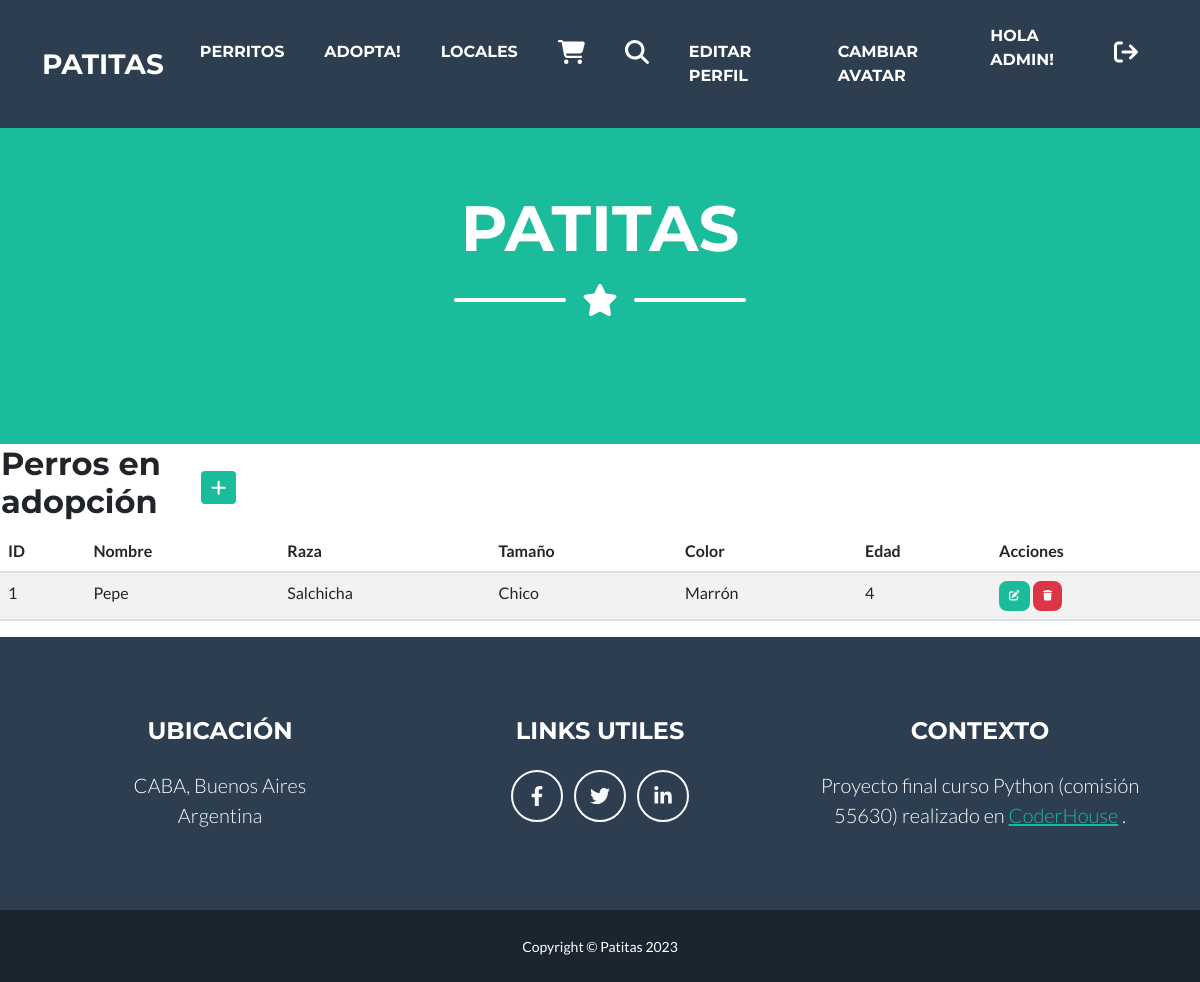
Screenshot of /perro/ (signed in) with the database file from the repository.
### aplicacion/models.py (models this page shows, shortened)
class Perro(models.Model):
    nombre = models.CharField(max_length=50)
    raza = models.CharField(max_length=50)
    edad = models.IntegerField()
    tamanio = models.CharField(max_length=50)
    color = models.CharField(max_length=50)
    class Meta:
        ordering = ['tamanio']

### aplicacion/views.py (the view)
# urls.py: path('perro/', PerroList.as_view(), name="perro" ),
class PerroList(LoginRequiredMixin, ListView):
    model = Perro

### aplicacion/templates/aplicacion/perro_list.html (shortened to what this page needs)
{% extends 'aplicacion/base.html' %}
{% load static %}
{% block titulo_principal %}Patitas{% endblock titulo_principal %}
{% block formulario %}
    <table>
        <tr>
            <td width="200"><h2>Perros en adopción</h2></td>
            <td>
                <a
                href="{% url 'create_perro' %}"
                class="btn btn-primary btn-sm"
                ><i class="fa fa-plus fa-lg" title="New Record"> </i>
                </a>
            </td>
        </tr>
    </table>
    <table class="table table-striped">
        <thead>
            <tr>
                <th>ID</th>
                <th>Nombre</th>
                <th>Raza</th>
                <th>Tamaño</th>
                <th>Color</th>
                <th>Edad</th>
                <th>Acciones</th>
            </tr>
        </thead>
        <tbody>
        {% for per in perro_list %}
        <tr>
            <td>{{ per.id }}</td>
            <td>{{ per.nombre }}</td>
            <td>{{ per.raza }}</td>
            <td>{{ per.tamanio }}</td>
            <td>{{ per.color }}</td>
            <td>{{ per.edad }}</td>
            <td>
                <a
                href="{% url 'update_perro' per.id %}"
                class="btn btn-primary"
                style="--bs-btn-padding-y: .25rem; --bs-btn-padding-x: .5rem; --bs-btn-font-size: .75rem;"
                ><i class="fa fa-edit fa-sm" title="Edit Record"></i>
                </a>
                <a
                href="{% url 'delete_perro' per.id %}"
                class="btn btn-danger"
                style="--bs-btn-padding-y: .25rem; --bs-btn-padding-x: .5rem; --bs-btn-font-size: .75rem;"
                ><i class="fa fa-trash fa-sm" title="Delete Record"></i>
                </a>
            </td>
        </tr>
        {% endfor %}
        </tbody>
    </table>
{% endblock formulario %}

### aplicacion/templates/aplicacion/base.html (shortened to what this page needs)
<!DOCTYPE html>
<html lang="en">
    <head>
        {% load static %}
        <link href="{% static 'aplicacion/css/styles.css' %}" rel="stylesheet" />
    </head>
    <body id="page-top">
        <nav class="navbar navbar-expand-lg bg-secondary text-uppercase fixed-top" id="mainNav">
            <div class="container">
                <a class="navbar-brand" href="{% url 'home' %}">Patitas</a>
                <div class="collapse navbar-collapse" id="navbarResponsive">
                    <ul class="navbar-nav ms-auto">
                        {% if user.is_authenticated %}
                        <li class="nav-item mx-0 mx-lg-1"><a class="nav-link py-3 px-0 px-lg-3 rounded" href="{% url 'perro' %}">Perritos</a></li>
                        <li class="nav-item mx-0 mx-lg-1"><a class="nav-link py-3 px-0 px-lg-3 rounded" href="{% url 'adoptante' %}">Adopta!</a></li>
                        <li class="nav-item mx-0 mx-lg-1"><a class="nav-link py-3 px-0 px-lg-3 rounded" href="{% url 'local' %}">Locales</a></li>
                        <li class="nav-item mx-0 mx-lg-1"><a class="nav-link py-3 px-0 px-lg-3 rounded" href="{% url 'articulo' %}"><i class="fa-solid fa-cart-shopping fa-xl" style="color: #ffffff;"></i></a></li>
                        <li class="nav-item mx-0 mx-lg-1"><a class="nav-link py-3 px-0 px-lg-3 rounded" href="{% url 'buscar_articulo' %}"><i class="fa-solid fa-magnifying-glass fa-xl" style="color: #ffffff;"></i></a></li>
                        <li class="nav-item mx-0 mx-lg-1"><a class="nav-link py-3 px-0 px-lg-3 rounded" href="{% url 'editar_perfil' %}">Editar perfil</a></li>
                        <li class="nav-item mx-0 mx-lg-1"><a class="nav-link py-3 px-0 px-lg-3 rounded" href="{% url 'agregar_avatar' %}">Cambiar avatar</a></li>
                        <p style="color:white">Hola {{user.username}}!</p>
                        <li class="nav-item mx-0 mx-lg-1"><a class="nav-link py-3 px-0 px-lg-3 rounded" href="{% url 'logout' %}"><i class="fa-solid fa-arrow-right-from-bracket fa-xl" style="color: #ffffff;"></i></a></li>
                    {% endif %}
                    </ul>
                </div>
            </div>
        </nav>
        <header class="masthead bg-primary text-white text-center">
            <div class="container d-flex align-items-center flex-column">
                <h1 class="masthead-heading text-uppercase mb-0">{% block titulo_principal %} Bienvenido {% endblock titulo_principal %}</h1>
                <div class="divider-custom divider-light">
                    <div class="divider-custom-line"></div>
                    <div class="divider-custom-icon"><i class="fas fa-star"></i></div>
                    <div class="divider-custom-line"></div>
                </div>
            </div>
        </header>
        {% block formulario %}{% endblock formulario %}
        {% block footer %}
        <footer class="footer text-center">
            <div class="container">
                <div class="row">
                    <div class="col-lg-4 mb-5 mb-lg-0">
                        <h4 class="text-uppercase mb-4">Ubicación</h4>
                        <p class="lead mb-0">
                            CABA, Buenos Aires
                            <br />
                            Argentina
                        </p>
                    </div>
                    <div class="col-lg-4 mb-5 mb-lg-0">
                        <h4 class="text-uppercase mb-4">Links utiles</h4>
                        <a class="btn btn-outline-light btn-social mx-1" href="https://es-la.facebook.com/mariana.gomezparadiuk/"><i class="fab fa-fw fa-facebook-f"></i></a>
                        <a class="btn btn-outline-light btn-social mx-1" href="https://twitter.com/i/flow/login?redirect_after_login=%2Fmaruu_07%2Fstatuses%2F915567448199397383"><i class="fab fa-fw fa-twitter"></i></a>
                        <a class="btn btn-outline-light btn-social mx-1" href="https://www.linkedin.com/in/mariana-c-g%C3%B3mez-paradiuk-9b1276183/"><i class="fab fa-fw fa-linkedin-in"></i></a>
                    </div>
                    <div class="col-lg-4">
                        <h4 class="text-uppercase mb-4">Contexto</h4>
                        <p class="lead mb-0">
                            Proyecto final curso Python (comisión 55630) realizado en
                            <a href="https://www.coderhouse.com/">CoderHouse</a>
                            .
                        </p>
                    </div>
                </div>
            </div>
        </footer>
        {% endblock footer %}
        <div class="copyright py-4 text-center text-white">
            <div class="container"><small>Copyright &copy; Patitas 2023</small></div>
        </div>
    </body>
</html>

### rows the page displays
Perro: id "1", nombre "Pepe", raza "Salchicha", tamanio "Chico", color "Marrón", edad "4"

### other values shown
{{ user.username }} "ADMIN"
